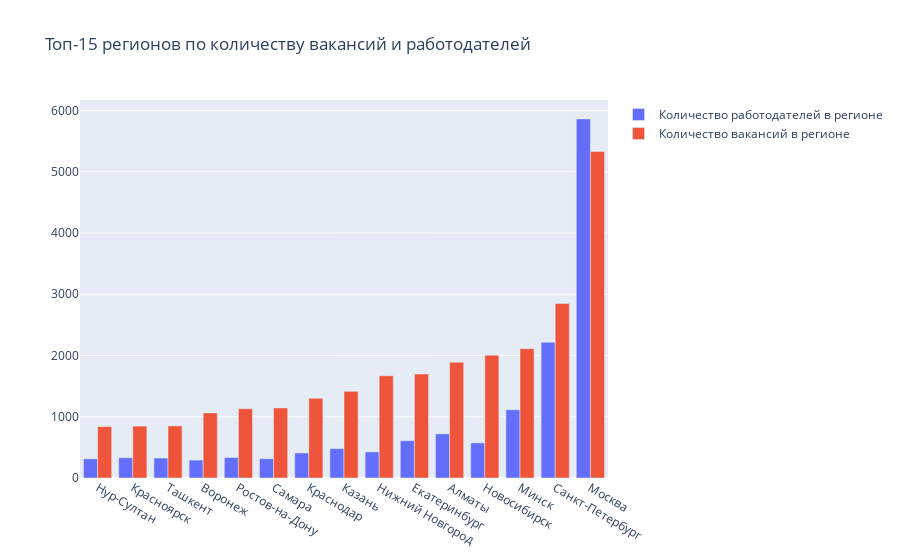

Here is the notebook cell this chart was saved with:
### Code cell
fig = go.Figure(data=[
    go.Bar(name='Количество работодателей в регионе', x=answer_5_2_1[-15:].name, y=answer_5_2_1[-15:].employers_cnt),
    go.Bar(name='Количество вакансий в регионе', x=answer_5_2_1[-15:].name, y=answer_5_2_1[-15:].vacancies_cnt)
])

fig.update_layout(
    barmode='group',
    title='Топ-15 регионов по количеству вакансий и работодателей'
)

fig.show()

### Figure 1 — Plotly figure (JSON) as saved in the notebook; plotly's stock layout.template omitted (floating-point values rounded to 4 significant figures)
{"data": [{"name": "Количество работодателей в регионе", "type": "bar", "x": ["Нур-Султан", "Красноярск", "Ташкент", "Воронеж", "Ростов-на-Дону", "Самара", "Краснодар", "Казань", "Нижний Новгород", "Екатеринбург", "Алматы", "Новосибирск", "Минск", "Санкт-Петербург", "Москва"], "y": [312, 331, 326, 292, 335, 315, 409, 480, 426, 609, 721, 573, 1115, 2217, 5864]}, {"name": "Количество вакансий в регионе", "type": "bar", "x": ["Нур-Султан", "Красноярск", "Ташкент", "Воронеж", "Ростов-на-Дону", "Самара", "Краснодар", "Казань", "Нижний Новгород", "Екатеринбург", "Алматы", "Новосибирск", "Минск", "Санкт-Петербург", "Москва"], "y": [840, 847, 851, 1063, 1131, 1144, 1301, 1415, 1670, 1698, 1892, 2006, 2112, 2851, 5333]}], "layout": {"barmode": "group", "title": {"text": "Топ-15 регионов по количеству вакансий и работодателей"}}}
